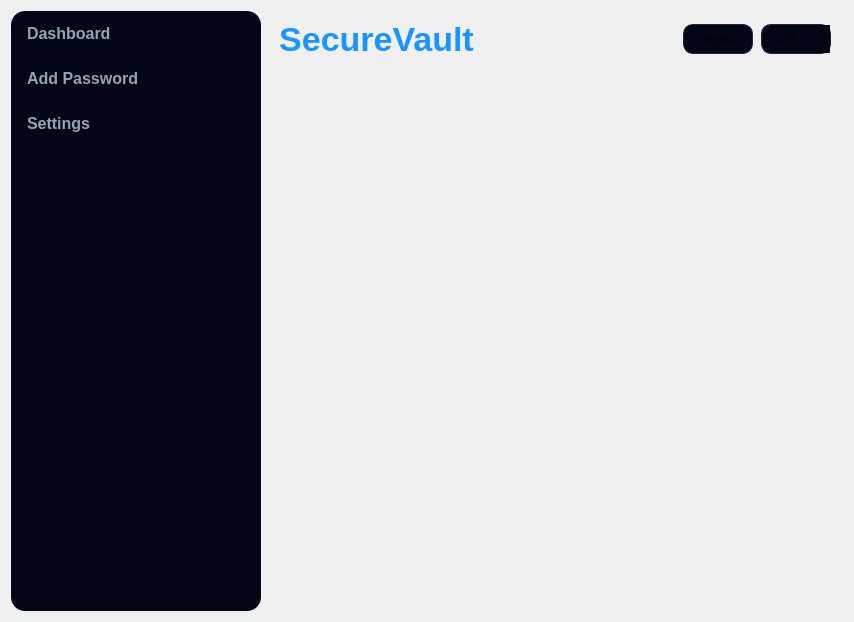
<?xml version="1.0" encoding="UTF-8"?>
<ui version="4.0">
 <class>MainAppView</class>
 <widget class="QWidget" name="MainAppView">
  <property name="geometry">
   <rect>
    <x>0</x>
    <y>0</y>
    <width>854</width>
    <height>622</height>
   </rect>
  </property>
  <property name="windowTitle">
   <string>MainAppView</string>
  </property>
  <property name="styleSheet">
   <string notr="true">QLabel#appName {
    font-size: 26px;
    font-weight: 700;
    color: rgb(96, 165, 250);
}

QComboBox, QPushButton#logoutButton {
    background-color: rgb(2, 6, 23);
    border: 1px solid rgb(30, 41, 59);
    border-radius: 10px;
    padding: 6px 10px;
}

QComboBox:hover, QPushButton#logoutButton:hover {
    background-color: rgb(30, 41, 59);
}</string>
  </property>
  <layout class="QVBoxLayout" name="verticalLayout">
   <property name="spacing">
    <number>0</number>
   </property>
   <property name="leftMargin">
    <number>0</number>
   </property>
   <property name="topMargin">
    <number>0</number>
   </property>
   <property name="rightMargin">
    <number>0</number>
   </property>
   <property name="bottomMargin">
    <number>0</number>
   </property>
   <item>
    <widget class="QWidget" name="widget" native="true">
     <layout class="QHBoxLayout" name="horizontalLayout">
      <item>
       <widget class="QFrame" name="sidebarFrame">
        <property name="minimumSize">
         <size>
          <width>250</width>
          <height>0</height>
         </size>
        </property>
        <property name="maximumSize">
         <size>
          <width>400</width>
          <height>16777215</height>
         </size>
        </property>
        <property name="styleSheet">
         <string notr="true">#sidebarFrame{
    background-color: #020617;
    border-radius: 14px;
}

QPushButton {
    background: transparent;
    border: none;
    text-align: left;
    padding: 12px 16px;
    color: #94a3b8;
	font-size:16px;
    border-radius: 8px;
}

QPushButton:hover {
    background-color: #020617;
    color: #e5e7eb;
}

QPushButton:checked {
    background-color: #1e293b;
    color: #60a5fa;
    font-weight: 600;
}</string>
        </property>
        <property name="frameShape">
         <enum>QFrame::Shape::StyledPanel</enum>
        </property>
        <property name="frameShadow">
         <enum>QFrame::Shadow::Sunken</enum>
        </property>
        <layout class="QVBoxLayout" name="verticalLayout_2">
         <property name="spacing">
          <number>0</number>
         </property>
         <property name="leftMargin">
          <number>0</number>
         </property>
         <property name="topMargin">
          <number>0</number>
         </property>
         <property name="rightMargin">
          <number>0</number>
         </property>
         <property name="bottomMargin">
          <number>0</number>
         </property>
         <item>
          <widget class="QPushButton" name="dashboardButton">
           <property name="minimumSize">
            <size>
             <width>170</width>
             <height>45</height>
            </size>
           </property>
           <property name="maximumSize">
            <size>
             <width>170</width>
             <height>45</height>
            </size>
           </property>
           <property name="font">
            <font>
             <pointsize>-1</pointsize>
             <bold>true</bold>
            </font>
           </property>
           <property name="cursor">
            <cursorShape>PointingHandCursor</cursorShape>
           </property>
           <property name="text">
            <string>Dashboard</string>
           </property>
           <property name="checkable">
            <bool>true</bool>
           </property>
           <property name="autoDefault">
            <bool>false</bool>
           </property>
           <property name="default">
            <bool>false</bool>
           </property>
           <property name="flat">
            <bool>true</bool>
           </property>
          </widget>
         </item>
         <item>
          <widget class="QPushButton" name="addPasswordButton">
           <property name="minimumSize">
            <size>
             <width>170</width>
             <height>45</height>
            </size>
           </property>
           <property name="maximumSize">
            <size>
             <width>170</width>
             <height>45</height>
            </size>
           </property>
           <property name="font">
            <font>
             <pointsize>-1</pointsize>
             <bold>true</bold>
            </font>
           </property>
           <property name="cursor">
            <cursorShape>PointingHandCursor</cursorShape>
           </property>
           <property name="text">
            <string>Add Password</string>
           </property>
           <property name="checkable">
            <bool>true</bool>
           </property>
           <property name="flat">
            <bool>true</bool>
           </property>
          </widget>
         </item>
         <item>
          <widget class="QPushButton" name="settingsButton">
           <property name="minimumSize">
            <size>
             <width>170</width>
             <height>45</height>
            </size>
           </property>
           <property name="maximumSize">
            <size>
             <width>170</width>
             <height>45</height>
            </size>
           </property>
           <property name="font">
            <font>
             <pointsize>-1</pointsize>
             <bold>true</bold>
            </font>
           </property>
           <property name="cursor">
            <cursorShape>PointingHandCursor</cursorShape>
           </property>
           <property name="text">
            <string>Settings</string>
           </property>
           <property name="checkable">
            <bool>true</bool>
           </property>
           <property name="autoRepeat">
            <bool>false</bool>
           </property>
           <property name="autoExclusive">
            <bool>false</bool>
           </property>
           <property name="flat">
            <bool>true</bool>
           </property>
          </widget>
         </item>
         <item>
          <spacer name="sidebar_VR_Spacer">
           <property name="orientation">
            <enum>Qt::Orientation::Vertical</enum>
           </property>
           <property name="sizeHint" stdset="0">
            <size>
             <width>20</width>
             <height>40</height>
            </size>
           </property>
          </spacer>
         </item>
        </layout>
       </widget>
      </item>
      <item>
       <layout class="QVBoxLayout" name="rightPanelLayout">
        <property name="spacing">
         <number>8</number>
        </property>
        <property name="leftMargin">
         <number>0</number>
        </property>
        <property name="topMargin">
         <number>0</number>
        </property>
        <property name="rightMargin">
         <number>0</number>
        </property>
        <property name="bottomMargin">
         <number>0</number>
        </property>
        <item>
         <layout class="QHBoxLayout" name="topbarLayout">
          <property name="spacing">
           <number>8</number>
          </property>
          <property name="leftMargin">
           <number>12</number>
          </property>
          <property name="topMargin">
           <number>8</number>
          </property>
          <property name="rightMargin">
           <number>12</number>
          </property>
          <property name="bottomMargin">
           <number>8</number>
          </property>
          <item>
           <widget class="QLabel" name="appName">
            <property name="minimumSize">
             <size>
              <width>70</width>
              <height>40</height>
             </size>
            </property>
            <property name="maximumSize">
             <size>
              <width>16777215</width>
              <height>50</height>
             </size>
            </property>
            <property name="font">
             <font>
              <pointsize>-1</pointsize>
              <bold>true</bold>
              <underline>false</underline>
             </font>
            </property>
            <property name="styleSheet">
             <string notr="true">QLabel{
font-size: 34px;
color: rgb(26, 148, 255);
font-weight: bold;
}</string>
            </property>
            <property name="text">
             <string>SecureVault</string>
            </property>
            <property name="alignment">
             <set>Qt::AlignmentFlag::AlignCenter</set>
            </property>
           </widget>
          </item>
          <item>
           <spacer name="topbar_spacer">
            <property name="orientation">
             <enum>Qt::Orientation::Horizontal</enum>
            </property>
            <property name="sizeHint" stdset="0">
             <size>
              <width>40</width>
              <height>20</height>
             </size>
            </property>
           </spacer>
          </item>
          <item>
           <widget class="QPushButton" name="logoutButton">
            <property name="sizePolicy">
             <sizepolicy hsizetype="Fixed" vsizetype="Fixed">
              <horstretch>0</horstretch>
              <verstretch>0</verstretch>
             </sizepolicy>
            </property>
            <property name="minimumSize">
             <size>
              <width>70</width>
              <height>30</height>
             </size>
            </property>
            <property name="maximumSize">
             <size>
              <width>70</width>
              <height>30</height>
             </size>
            </property>
            <property name="cursor">
             <cursorShape>PointingHandCursor</cursorShape>
            </property>
            <property name="text">
             <string>Log out</string>
            </property>
           </widget>
          </item>
          <item>
           <widget class="QComboBox" name="themeCmbBox">
            <property name="sizePolicy">
             <sizepolicy hsizetype="Fixed" vsizetype="Fixed">
              <horstretch>0</horstretch>
              <verstretch>0</verstretch>
             </sizepolicy>
            </property>
            <property name="minimumSize">
             <size>
              <width>70</width>
              <height>30</height>
             </size>
            </property>
            <property name="maximumSize">
             <size>
              <width>70</width>
              <height>30</height>
             </size>
            </property>
            <property name="cursor">
             <cursorShape>PointingHandCursor</cursorShape>
            </property>
            <property name="styleSheet">
             <string notr="true">QPushButton {
    background-color: rgb(2, 6, 23);
    border: 1px solid rgb(30, 41, 59);
    border-radius: 8px;
    padding: 6px 12px;
    font-size: 13px;
}

QPushButton:hover {
    background-color: rgb(30, 41, 59);
}</string>
            </property>
            <item>
             <property name="text">
              <string>Light</string>
             </property>
            </item>
            <item>
             <property name="text">
              <string>Dark</string>
             </property>
            </item>
           </widget>
          </item>
         </layout>
        </item>
        <item>
         <widget class="QStackedWidget" name="contentStack">
          <property name="font">
           <font>
            <kerning>true</kerning>
           </font>
          </property>
          <property name="currentIndex">
           <number>-1</number>
          </property>
         </widget>
        </item>
       </layout>
      </item>
     </layout>
    </widget>
   </item>
  </layout>
 </widget>
 <layoutdefault spacing="6" margin="11"/>
 <resources/>
 <connections/>
</ui>
